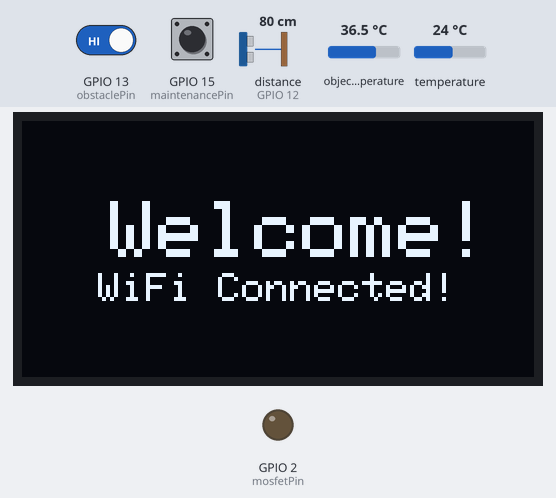
The program below on a simulated ESP8266 (NodeMCU). Parts: 128×64 one-colour display, output pins drawn as LEDs (lit = HIGH). The test bench sets the inputs (shaded band); at power-on: GPIO 13 (obstaclePin) HIGH, GPIO 15 (maintenancePin) HIGH, distance to the obstacle (sensor on GPIO 12) 80 cm, object temperature 36.5 °C, temperature 24 °C. The echo pulse lasts 58.3 µs per cm; WiFi joins after 1.5 s; servers stay silent unless stated; network time is answered at once with the bench clock; the local clock reads 2024-03-15 10:24:30 at power-on unless the program sets it; no MQTT or app messages arrive unless stated; pins used as bus, display or sensor lines are not drawn; what the program prints to the serial monitor is not drawn.

Above: at 2.5 s.
2.6 s: GPIO 13 (obstaclePin) driven LOW
At 4.0 s:
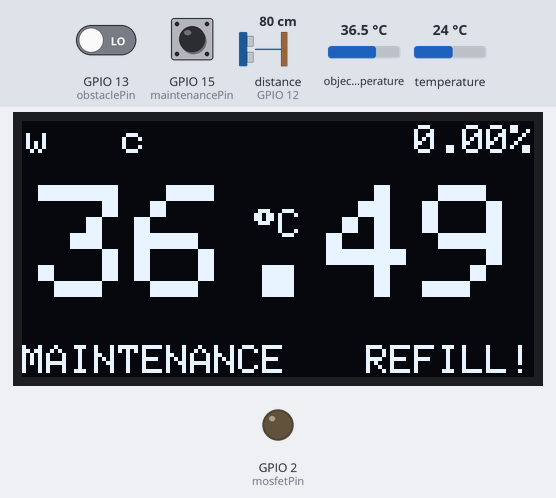
At 6.5 s:
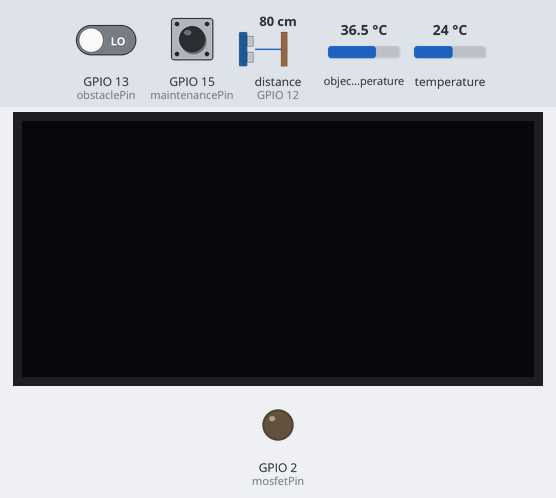
Timing chart, 0 to 8.0 s (numbered marks = the images above; inputs shaded):
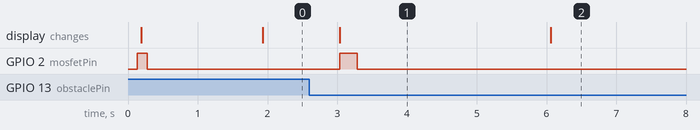

The program:

main.cpp
```cpp
/*
  Cloud-connected Smart Hand Sanitizer Dispenser
  PROJECT SKRIPSI untuk Gelar Sarjana Komputer (S.Kom)
  Bernardinus Hendra Natadiria
  24060118130107

  Universitas Diponegoro
  Semarang, 2022-2023

  Ad Maiorem Dei Gloriam!
*/
#include <Arduino.h>
#include <Adafruit_MLX90614.h> // Library untuk sensor suhu MLX90614
#include <Adafruit_GFX.h>
#include <Adafruit_SSD1306.h>
#include <ESP8266WiFi.h>
#include <Ticker.h>
#include <AsyncMqttClient.h>
#include <NTPClient.h>
#include <WiFiUdp.h>
// #include <ArduinoJson.h>

// The WiFi connection details
#define WIFI_SSID "iotConnected130107"
#define WIFI_PASS "connectedSHS.107"

// The MQTT connection detail
#define MQTT_HOST "mqtt.hendranata.com"
#define MQTT_PORT 10873
#define MQTT_USER "iotHS"
#define MQTT_PASS "t7dd5Mj45kBe^Z"

// MQTT Topics
#define TEMP_TOPIC "/cc-shs/temp"
#define LEVL_TOPIC "/cc-shs/level"

// MQTT Topics
#define MAINTENANCE_TOPIC "/cc-shs/maintenance"

// Device setup basics
#define SCREEN_WIDTH 128 // OLED display width, in pixels
#define SCREEN_HEIGHT 64 // OLED display height, in pixels
#define OLED_RESET     -1 // Reset pin # (or -1 if sharing Arduino reset pin)

#define NR 10 // number of repetition of readings for averaging distance (Ultrasonic Sensor)

Adafruit_SSD1306 display(SCREEN_WIDTH, SCREEN_HEIGHT, &Wire, OLED_RESET);
Adafruit_MLX90614 mlx = Adafruit_MLX90614();
int mosfetPin = 2; // D4
int obstaclePin = 13; // D7
int ultraTrigPin = 14; // D5
int ultraEchoPin = 12; // D6
int maintenancePin = 15; // D8
int irReading = HIGH; // HIGH = tidak ada tangan, LOW = ada tangan
unsigned long lastDebounceTime = 0;
unsigned long debounceDelay = 250;
unsigned long ultraMillis = 0;
unsigned long ultraMillisInterval = 60000 * 3; // (60 dtk x 1000 ms) * x -- interval pengiriman level cairan ke broker dalam x menit.
unsigned long displayMillis = 0;
unsigned long displayDur = 3000; // 3dtk x 1000 ms
unsigned long dispenseMillis = 0;
unsigned long dispenseDur = 250;
float distance;
double ems = 0;
enum States {low, high, falling};
States state = low;
bool actionExecuted = false;
bool wifiConnected = false;
bool commConnected = false;
float percentage = 0;
String msgInit = "";
bool isMaintenance = false;

WiFiUDP ntpUDP;
NTPClient timeClient(ntpUDP);

AsyncMqttClient mqtt;
Ticker mqttReconnectTimer;

WiFiEventHandler wifiConnectHandler;
WiFiEventHandler wiFiDisconnectHandler;
Ticker wifiReconnectTimer;

String deviceId = "cc-shs-"+String(ESP.getChipId(), HEX);


// Device-related routine
// Display Initialization
// input: msg (string)
void initDisplay(String msg = "") {
  display.clearDisplay();
  display.setTextSize(2);
  display.setCursor(22,20);
  display.setTextColor(WHITE);
  display.println(F("Welcome!"));

  int len = msg.length();
  if (len > 21) {
    msg = msg.substring(0, 21);
    len = 21;
  }
  const int startCenter = (SCREEN_WIDTH - (6*len))/2;
  display.setTextSize(1);
  display.setCursor(startCenter, 38);
  display.print(msg);
  display.display();
  displayMillis = millis();
}


// WiFi connection
void wifiInit() {
    Serial.println("Menginisialisasi WiFi...");
    initDisplay("Running Setup...");
    WiFi.begin(WIFI_SSID, WIFI_PASS);
}

void mqttInit() {
    Serial.println("Menginisialisasi MQTT...");
    // initDisplay("MQTT Setup...");
    mqtt.connect();
}

void onWifiConnected(const WiFiEventStationModeGotIP& event) {
    wifiConnected = true;
    Serial.print("Berhasil terhubung dengan Wifi, IP: ");
    Serial.println(event.ip.toString());
    Serial.println("Menginisialisasi NTP Client...");
    timeClient.begin();
    // timeClient.setTimeOffset(25200); // GMT+7 karena kita kirim EPOCH, epochnya malah jadi ketambahan 7 jam.
    mqttInit();

    msgInit = "WiFi Connected!";
    displayMillis = millis();

}

void onWifiDisconnected(const WiFiEventStationModeDisconnected& event) {
    wifiConnected = false;
    Serial.print("Wifi terputus!");
    mqttReconnectTimer.detach();
    wifiReconnectTimer.once(2, wifiInit);
    // initDisplay("WiFi Reconn...");

    msgInit = "WiFi Disconnected!";
    displayMillis = millis();

}

void onMqttConnected(bool sessionPresent) {
    commConnected = true;
    Serial.println("Terhubung ke MQTT");
    // initDisplay("All systems go!");
    Serial.print("Apakah session di-keep?: "); Serial.println(sessionPresent);
    Serial.println("---------- READY TO GO! ----------");

    msgInit = isMaintenance ? "--MAINTENANCE MODE--" : "Ready to Go!";
    displayMillis = millis();
}

void onMqttDisconnected(AsyncMqttClientDisconnectReason reason) {
    commConnected = false;
    Serial.println("MQTT terputus!");

    if (WiFi.isConnected()) {
        mqttReconnectTimer.once(2, mqttInit);
        Serial.println("Mencoba koneksi ulang ke MQTT...(inside onMqttDisconnected)");

        msgInit = "Reconnecting to Server...";
          // initDisplay("MQTT Reconn...");
    }
}

void onMqttPublish(uint16_t packetId) {
  Serial.println("Publish diterima.");
  Serial.print("  packetId: ");
  Serial.println(packetId);
}

// Calculate Distance (cm)
float calculateDistanceCM() {
  // Logic: Get the ambient temperature, then calculate the distance based on the ambient temperature.
  // Calculation will be done using n=20 (20 times measurement). Then the max and min data will be taken into account as max and min variable.
  // It will also take into account the second maximum and minimum variable, saved as max2 and min2.
  // If max-min is less than 1,5cm, then it is considered stable, if not, then calculate the max2-min2.
  // If it's stable, then max and min will be removed from calculation and the average of the rest will be returned.
  // If it's not stable, then -1 will be returned.

  Serial.println("Calculating distance...");

  // Get the ambient temperature
  double temp = mlx.readAmbientTempC();
  Serial.print("Ambient temperature: ");
  Serial.print(temp);
  Serial.println(" C");

  if (temp == NAN || temp <20 || temp > 40) {
    Serial.println("Ambient temperature is not valid. Using 28 degrees instead."); // Average temperature in Semarang (customweather.com)
    temp = 28.0;
  }

  float soundSpeed = 33130+60.6*temp; // cm/s; source: wikipedia
  float distance[NR]; // distance array

  for (int i=0; i<NR;i++) {
    unsigned long duration;
    digitalWrite(ultraTrigPin, LOW);
    delayMicroseconds(5);
    digitalWrite(ultraTrigPin, HIGH);
    delayMicroseconds(12);
    digitalWrite(ultraTrigPin, LOW);

    pinMode(ultraEchoPin, INPUT);
    duration = pulseIn(ultraEchoPin, HIGH);

    distance[i] = (duration/2)*soundSpeed/1000000; // cm, div 10^6 because the duration is in microseconds

    delay(10);
  }

  // Sort the array
  for (int i=0; i<NR; i++) {
    for (int j=i+1; j<NR; j++) {
      if (distance[i] > distance[j]) {
        float temp = distance[i];
        distance[i] = distance[j];
        distance[j] = temp;
      }
    }
  }

  // Get the max and min value
  float max = distance[NR-1];
  float min = distance[0];
  float max2 = distance[NR-2];
  float min2 = distance[1];

  // Calculate the average
  float sum = 0;
  for (int i=0; i<NR; i++) {
    sum += distance[i];
  }

  // Print distances
  Serial.print("Distances: ");
  for (int i=0; i<NR; i++) {
    Serial.print(distance[i]);
    Serial.print(" ");
  }

  float cm = sum/NR;
  Serial.print("Raw average distance: ");
  Serial.print(cm);
  Serial.println(" cm");

  // If max-min is less than 1,5cm, then it is considered stable, if not, then calculate the max2-min2. If it's stable, then max and min will be removed from calculation and the average of the rest will be returned.
  // If it's not stable, then -1 will be returned.

  if (max-min < 1.5) {
    Serial.println("Distance is stable.");

  } else {
    if (max2-min2 < 1.5) {
      Serial.println("Distance is stable (using max2 min2).");
      sum = sum - max - min;
      cm = sum/(NR-2);
    } else {
      Serial.println("Distance is not stable.");
      cm = -1;
    }
  }

  Serial.print("Final Distance: ");
  Serial.print(cm);
  Serial.println(" cm");
  return cm;
}

// Display temperature on OLED display
// input: temp (double)
void showTempDisplay(double temp) {
  display.clearDisplay();
  display.setCursor(4,16);
  display.setTextSize(4);
  display.println(String(temp));
  display.setCursor(58,22);
  display.setTextSize(1);
  display.print((char)247);
  display.print(F("C"));

  display.setCursor(1,1);
  if(wifiConnected) {
    display.print(F("w   "));
  } else {
    display.print(F("wX  "));
  }
  if(commConnected) {
    display.print(F("c   "));
  } else {
    display.print(F("cX  "));
  }

  int geserKiri = (String(percentage, 2).length()+1) * 6;
  display.setCursor(SCREEN_WIDTH-geserKiri,1);
  display.print(String(percentage, 2));
  display.print(F("%"));

  if(isMaintenance) {
    display.setCursor(0,SCREEN_HEIGHT-8);
    display.print(F("MAINTENANCE"));
  }

  if (percentage < 20) {
    display.setCursor(isMaintenance? 86 : 43,SCREEN_HEIGHT-8);
    display.print(F("REFILL!"));
  }

  display.display();
  displayMillis = millis();
}

void dispenseLiquid() {
  Serial.println("Dispensing liquid...");
  digitalWrite(mosfetPin, HIGH);
  dispenseMillis = millis();
}

float calculatePercentage(float currentHeight) {
  if (currentHeight < 0) return -1;
  if (currentHeight <=3.88) {
    return 100;
  } else if (currentHeight >= 17.3 ) {
    return 0;
  } else {
    return (1 - ((currentHeight - 3.88) / (17.3 - 3.88))) * 100;
  }
}

// Setup Routine
void setup() {
  pinMode(maintenancePin, INPUT_PULLUP);
  pinMode(mosfetPin, OUTPUT);
  digitalWrite(mosfetPin, LOW);
  pinMode(obstaclePin, INPUT);
  pinMode(ultraTrigPin, OUTPUT);
  pinMode(ultraEchoPin, INPUT);
  pinMode(LED_BUILTIN, OUTPUT);
  Serial.begin(9600);
  while (!Serial);


  if(!display.begin(SSD1306_SWITCHCAPVCC, 0x3C)) {
    Serial.println(F("SSD1306 allocation failed"));
    for(;;); // Don't proceed, loop forever
  }

  display.clearDisplay();
  display.setTextSize(2);
  display.setCursor(22,20);
  display.setTextColor(WHITE);
  display.println(F("Welcome!"));
  display.display();

  Serial.println("Sensor Halangan siap.\n");
  Serial.println("Sensor Jarak Ultrasonik siap.\n");
  Serial.println("Menyiapkan Sensor Suhu.\n");

  if (!mlx.begin()) {
    Serial.println("Gagal terhubung dengan Sensor MLX90614.");
    while (1);
  };

  ems = mlx.readEmissivity();
  while(ems != ems) {
      ems = mlx.readEmissivity();
  }
  Serial.print("Emissivity: ");
  Serial.println(ems);

  // if (ems != 0.98) {
  //   Serial.println("Recalibrating emissivity...");
  //   mlx.writeEmissivity(0.98);

  //   ems = mlx.readEmissivity();

  //   Serial.print("New Emissivity: ");
  //   Serial.println(ems);
  //   Serial.println("Done.");
  // }

  display.setTextSize(1);
  display.setCursor(0,0);
  display.print(ems);

  Serial.println("Sensor Suhu siap.\n");

  // Read if the maintenance switch/jumper is on, and set the whole system to maintenance mode if it is.
  digitalRead(maintenancePin) == LOW ? isMaintenance = false : isMaintenance = true;
  if (isMaintenance) {
    Serial.println("Maintenance Mode ON");
    digitalWrite(LED_BUILTIN, HIGH);
  } else {
    Serial.println("Maintenance Mode OFF");
    digitalWrite(LED_BUILTIN, LOW);
  }

  // All sensors ready, let's connect.
  // WiFi Initialization
  wifiConnectHandler = WiFi.onStationModeGotIP(onWifiConnected);
  wiFiDisconnectHandler = WiFi.onStationModeDisconnected(onWifiDisconnected);

  mqtt.onConnect(onMqttConnected);
  mqtt.onDisconnect(onMqttDisconnected);
  mqtt.onPublish(onMqttPublish);
  mqtt.setServer(MQTT_HOST, MQTT_PORT);
  mqtt.setCredentials(MQTT_USER, MQTT_PASS);
  wifiInit();

  // while(!mqtt.connected() || !WiFi.isConnected()) {
  //   if (millis()%1000 == 0) {
  //     Serial.print(".");
  //   }
  // }
}

void loop(){
irReading = digitalRead(obstaclePin); // State defaultnya HIGH jika tidak ada halangan.
unsigned long currentTime = millis();
timeClient.update();

  // Routine untuk Deteksi tangan -- Hitung Suhu -- Dispense Cairan (TBA)
  // Debouncing using State

  switch (state) {
    case low:
      if(irReading == LOW) { // ada halangan (tangan)
        state = high;
        lastDebounceTime = currentTime;
        actionExecuted = false;
      }
      break;

    case high:
      if(irReading == HIGH) { // kembali normal (tidak ada halangan)
        state = falling;
        lastDebounceTime = currentTime;
      }
      break;

    case falling:
      if (currentTime - lastDebounceTime > debounceDelay) {
        if (irReading == HIGH) { // kembali normal (tidak ada halangan)
          state = low;
        } else {
          state = high;
        }
      }
      break;
  }

  // Berdasar state, eksekusi aksinya.
  if(state == high && !actionExecuted) {

    // digitalWrite(LED_BUILTIN, LOW);
    // delay(20);
    // double temp = mlx.readObjectTempC();
    // delay(50);
    // temp = temp + mlx.readObjectTempC();
    delay(20);
    double temp = mlx.readObjectTempC();
    delay(20);
    temp = mlx.readObjectTempC();

    Serial.println("---------------------------------");
    Serial.print("Suhu objek: "); Serial.print(temp); Serial.print("°C   Suhu sekitar: "); Serial.print(mlx.readAmbientTempC()); Serial.println("°C");

    distance = calculateDistanceCM();
    percentage = calculatePercentage(distance);
    Serial.print("Jarak cairan dalam tangki:"); Serial.print(distance); Serial.print(" cm atau "); Serial.print(percentage); Serial.println("%.");

    const long epoch = timeClient.getEpochTime();
    showTempDisplay(temp);

    // publish to temp node
    mqtt.publish(isMaintenance ? MAINTENANCE_TOPIC : TEMP_TOPIC, 0, true, String("{\"deviceId\" : \""+String(deviceId)+"\", \"temp\": \""+String(temp)+"\", \"epoch\" : \""+String(epoch)+"\"}").c_str());
    mqtt.publish(isMaintenance ? MAINTENANCE_TOPIC : LEVL_TOPIC, 0, true, String("{\"deviceId\" : \""+String(deviceId)+"\", \"distance\" :\""+String(distance)+"\", \"level\" : \""+String(percentage)+"\", \"epoch\" :\""+String(epoch)+"\"}").c_str());

    // dispense liquid
    dispenseLiquid();

    // digitalWrite(LED_BUILTIN, HIGH);
    Serial.println("---------------------------------");
    Serial.println("Ready.");
    actionExecuted = true;
  } else if (state == low) {
    actionExecuted = false;
  }

  // Routine hitung level cairan tiap 3 menit.
  if ((millis() - ultraMillis) >ultraMillisInterval) {
    Serial.println("---------------------------------");
    Serial.println("Menghitung jarak cairan");
    Serial.println("(persentase cairan dlm tangki)...");
    Serial.println("");
    distance = calculateDistanceCM();
    percentage = calculatePercentage(distance);
    const long epoch = timeClient.getEpochTime();

    mqtt.publish(isMaintenance ? MAINTENANCE_TOPIC : LEVL_TOPIC, 0, true, String("{\"deviceId\" : \""+String(deviceId)+"\", \"distance\" :\""+String(distance)+"\", \"level\" : \""+String(percentage)+"\", \"epoch\" :\""+String(epoch)+"\"}").c_str());

    Serial.print("Jarak cairan: ");Serial.print(distance); Serial.print("cm atau "); Serial.print(percentage); Serial.println("%.");
    Serial.println("");
    Serial.println("Cairan akan dihitung kembali");
    Serial.print("dalam "); Serial.print(ultraMillisInterval/1000); Serial.println(" detik.");
    Serial.println("---------------------------------");
    Serial.print("Heap: ");
    Serial.println(ESP.getFreeHeap());
    ultraMillis = millis();
  }

  if ((millis() - displayMillis) > displayDur) {
    display.clearDisplay();
    display.display();
  }

  if ((millis() - dispenseMillis) > dispenseDur) {
    digitalWrite(mosfetPin, LOW);
  }

  if(!commConnected){
    Serial.println("This is happening inside loop when mqtt disconnected.");
  }

  if(!wifiConnected){
    Serial.println("This is happening inside loop when wifi disconnedted.");
  }

  if (msgInit != "") {
    initDisplay(msgInit);
    msgInit = "";
  }
}
```

Measured:
- after the input at 2.6 s, GPIO 2 (mosfetPin): LOW → HIGH after 0.44 s, → LOW 0.25 s later; the display: changes after 0.44 s (image 1)
- what the display in image 1 shows lasts 3.1 s, from 3.0 s to 6.1 s
